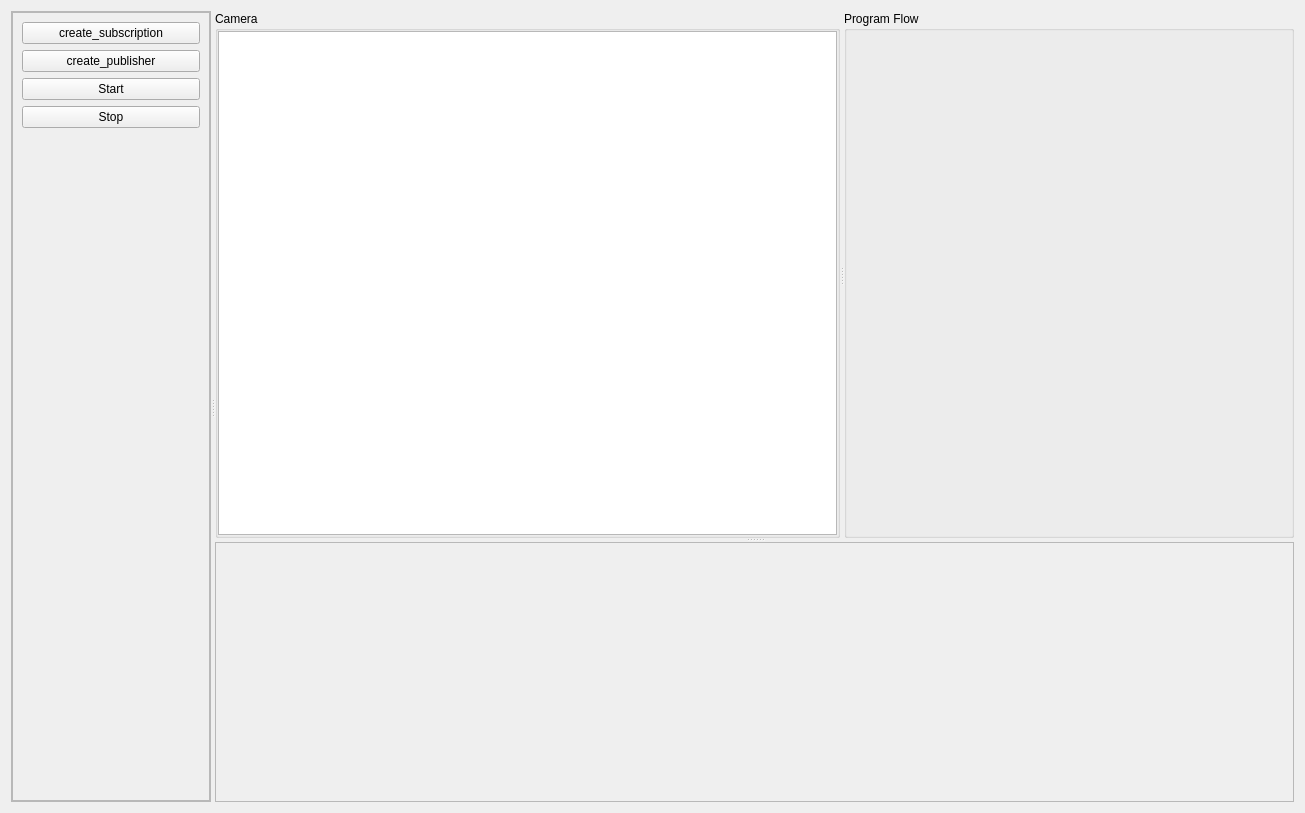
<?xml version="1.0" encoding="UTF-8"?>
<ui version="4.0">
 <class>Form</class>
 <widget class="QWidget" name="Form">
  <property name="geometry">
   <rect>
    <x>0</x>
    <y>0</y>
    <width>1305</width>
    <height>813</height>
   </rect>
  </property>
  <property name="sizePolicy">
   <sizepolicy hsizetype="Fixed" vsizetype="Fixed">
    <horstretch>0</horstretch>
    <verstretch>0</verstretch>
   </sizepolicy>
  </property>
  <property name="minimumSize">
   <size>
    <width>200</width>
    <height>130</height>
   </size>
  </property>
  <property name="windowTitle">
   <string>controller</string>
  </property>
  <layout class="QVBoxLayout" name="verticalLayout_5">
   <item>
    <widget class="QSplitter" name="splitter_3">
     <property name="orientation">
      <enum>Qt::Orientation::Horizontal</enum>
     </property>
     <widget class="QFrame" name="frame_2">
      <property name="maximumSize">
       <size>
        <width>200</width>
        <height>16777215</height>
       </size>
      </property>
      <property name="frameShape">
       <enum>QFrame::Shape::StyledPanel</enum>
      </property>
      <property name="frameShadow">
       <enum>QFrame::Shadow::Raised</enum>
      </property>
      <layout class="QVBoxLayout" name="verticalLayout_4">
       <property name="spacing">
        <number>0</number>
       </property>
       <property name="leftMargin">
        <number>0</number>
       </property>
       <property name="topMargin">
        <number>0</number>
       </property>
       <property name="rightMargin">
        <number>0</number>
       </property>
       <property name="bottomMargin">
        <number>0</number>
       </property>
       <item>
        <widget class="QScrollArea" name="scrollArea">
         <property name="widgetResizable">
          <bool>true</bool>
         </property>
         <widget class="QWidget" name="scrollAreaWidgetContents">
          <property name="geometry">
           <rect>
            <x>0</x>
            <y>0</y>
            <width>196</width>
            <height>791</height>
           </rect>
          </property>
          <layout class="QVBoxLayout" name="verticalLayout_7">
           <item>
            <widget class="QPushButton" name="pushButton_sub">
             <property name="text">
              <string>create_subscription</string>
             </property>
            </widget>
           </item>
           <item>
            <widget class="QPushButton" name="pushButton_pub">
             <property name="text">
              <string>create_publisher</string>
             </property>
            </widget>
           </item>
           <item>
            <widget class="QPushButton" name="pushButton_start">
             <property name="text">
              <string>Start</string>
             </property>
            </widget>
           </item>
           <item>
            <widget class="QPushButton" name="pushButton_stop">
             <property name="text">
              <string>Stop</string>
             </property>
            </widget>
           </item>
           <item>
            <spacer name="verticalSpacer">
             <property name="orientation">
              <enum>Qt::Orientation::Vertical</enum>
             </property>
             <property name="sizeHint" stdset="0">
              <size>
               <width>20</width>
               <height>714</height>
              </size>
             </property>
            </spacer>
           </item>
          </layout>
         </widget>
        </widget>
       </item>
      </layout>
     </widget>
     <widget class="QSplitter" name="splitter_2">
      <property name="orientation">
       <enum>Qt::Orientation::Vertical</enum>
      </property>
      <widget class="QSplitter" name="splitter">
       <property name="orientation">
        <enum>Qt::Orientation::Horizontal</enum>
       </property>
       <widget class="QGroupBox" name="groupBox">
        <property name="minimumSize">
         <size>
          <width>400</width>
          <height>0</height>
         </size>
        </property>
        <property name="title">
         <string>Camera</string>
        </property>
        <layout class="QVBoxLayout" name="verticalLayout">
         <property name="spacing">
          <number>0</number>
         </property>
         <property name="leftMargin">
          <number>0</number>
         </property>
         <property name="topMargin">
          <number>0</number>
         </property>
         <property name="rightMargin">
          <number>0</number>
         </property>
         <property name="bottomMargin">
          <number>0</number>
         </property>
         <item>
          <widget class="QGraphicsView" name="graphicsView"/>
         </item>
        </layout>
       </widget>
       <widget class="QGroupBox" name="groupBox_2">
        <property name="minimumSize">
         <size>
          <width>450</width>
          <height>0</height>
         </size>
        </property>
        <property name="title">
         <string>Program Flow</string>
        </property>
        <layout class="QVBoxLayout" name="verticalLayout_3">
         <property name="spacing">
          <number>0</number>
         </property>
         <property name="leftMargin">
          <number>0</number>
         </property>
         <property name="topMargin">
          <number>0</number>
         </property>
         <property name="rightMargin">
          <number>0</number>
         </property>
         <property name="bottomMargin">
          <number>0</number>
         </property>
         <item>
          <layout class="QVBoxLayout" name="verticalLayout_flow"/>
         </item>
        </layout>
       </widget>
      </widget>
      <widget class="QFrame" name="frame">
       <property name="minimumSize">
        <size>
         <width>0</width>
         <height>260</height>
        </size>
       </property>
       <property name="maximumSize">
        <size>
         <width>16777215</width>
         <height>300</height>
        </size>
       </property>
       <property name="frameShape">
        <enum>QFrame::Shape::StyledPanel</enum>
       </property>
       <property name="frameShadow">
        <enum>QFrame::Shadow::Raised</enum>
       </property>
       <layout class="QVBoxLayout" name="verticalLayout_6">
        <property name="spacing">
         <number>0</number>
        </property>
        <property name="leftMargin">
         <number>0</number>
        </property>
        <property name="topMargin">
         <number>0</number>
        </property>
        <property name="rightMargin">
         <number>0</number>
        </property>
        <property name="bottomMargin">
         <number>0</number>
        </property>
        <item>
         <layout class="QVBoxLayout" name="verticalLayout_msg"/>
        </item>
       </layout>
      </widget>
     </widget>
    </widget>
   </item>
  </layout>
 </widget>
 <resources/>
 <connections/>
 <slots>
  <slot>Move_to_initial_position()</slot>
  <slot>Pick_up_the_block()</slot>
  <slot>Place_on_red()</slot>
  <slot>Place_on_blue()</slot>
  <slot>Grab()</slot>
  <slot>Open()</slot>
 </slots>
</ui>
